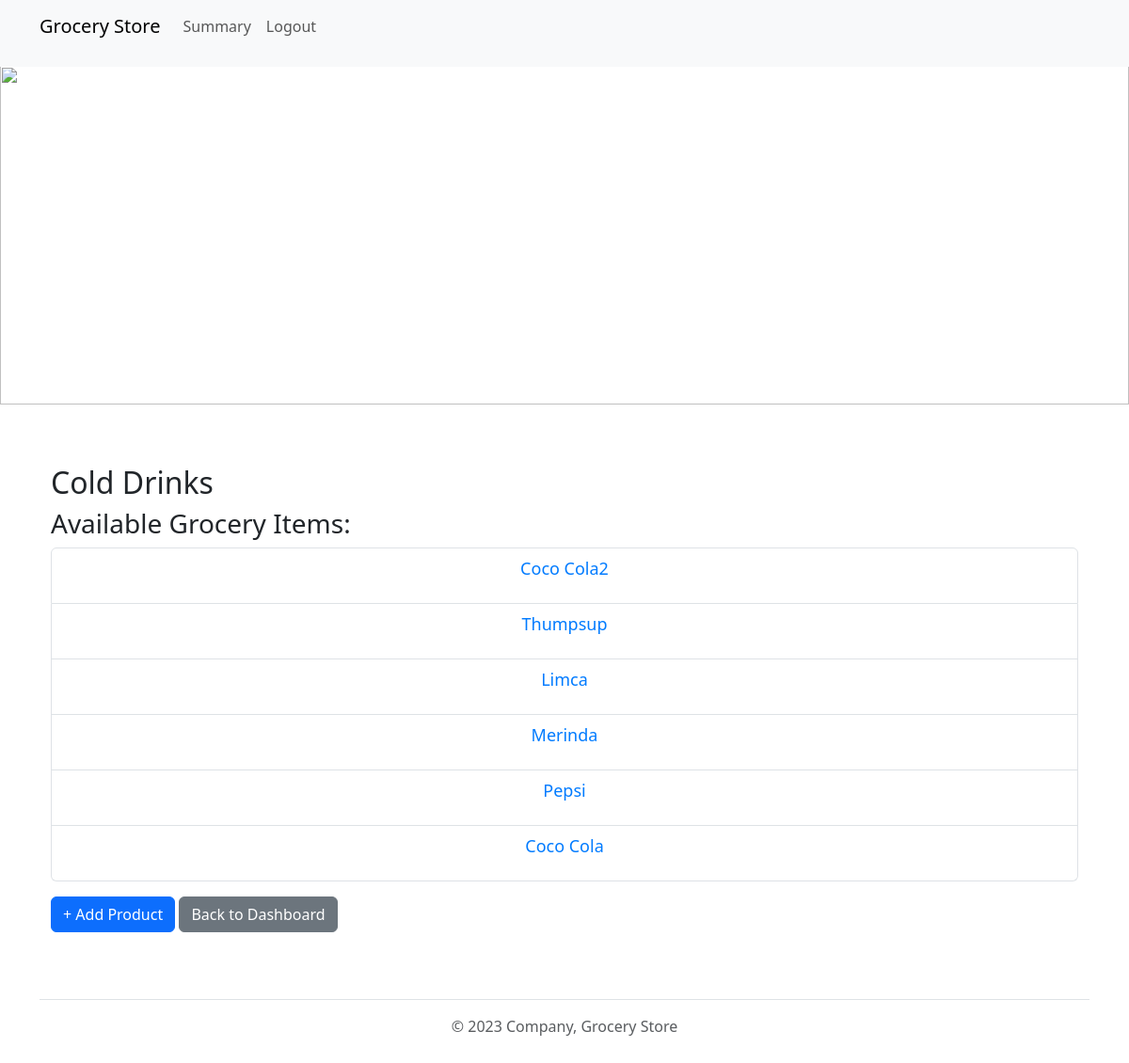
The page /manage_products/1 (signed in) on the database as committed earlier.
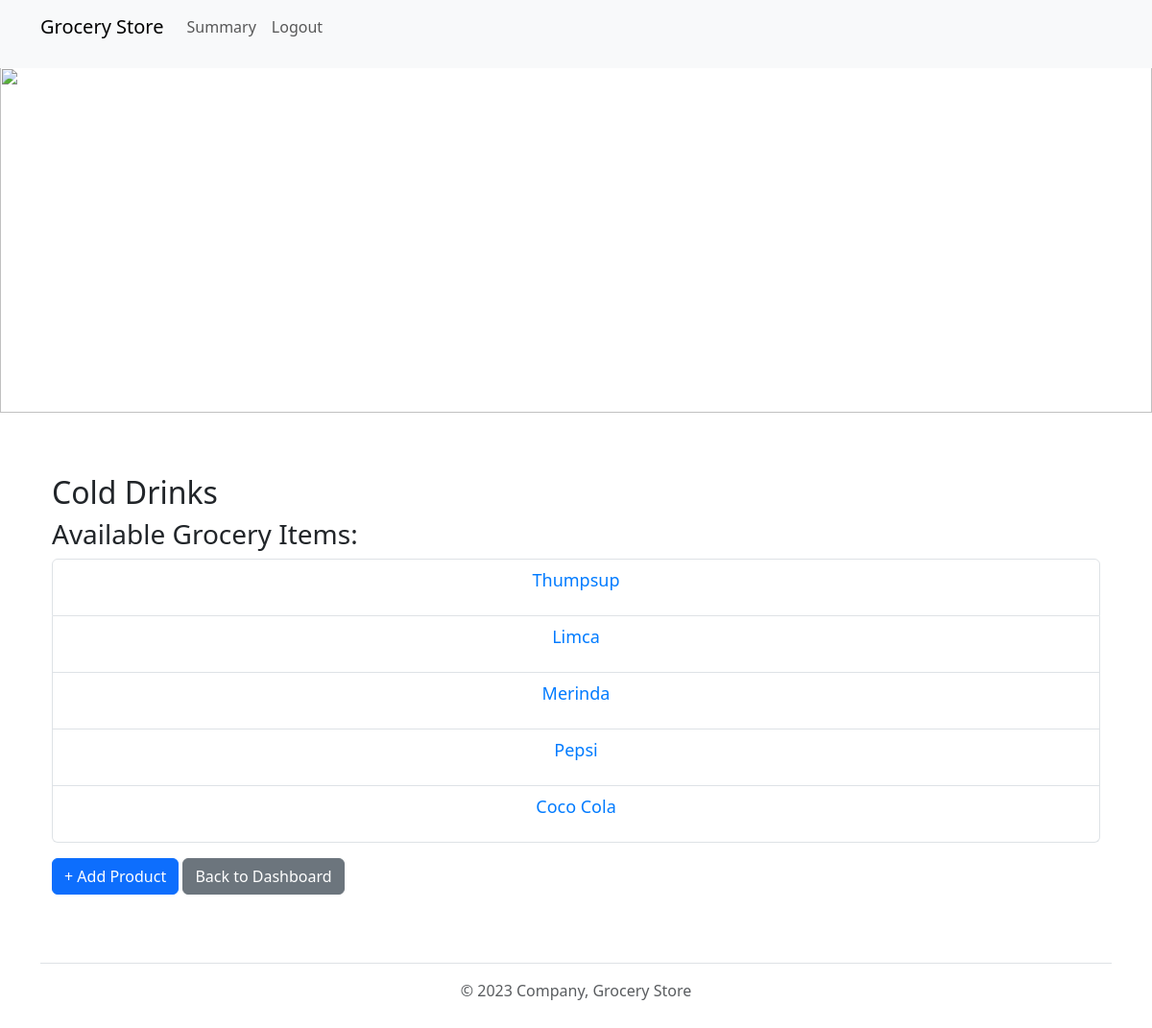
The same page on the database as committed later.
### application/models.py (models this page shows)
class Products(db.Model):
    __tablename__ = "products"
    product_id = db.Column(db.Integer, primary_key=True, autoincrement=True)
    product_name = db.Column(db.String(200), nullable=False)
    manufacture_date = db.Column(db.Date)
    expiry_date = db.Column(db.Date)
    rate_per_unit = db.Column(db.Float, nullable=False)
    unit = db.Column(db.String(200), nullable=False, default='Rs')
    section_id = db.Column(db.Integer, db.ForeignKey('sections.section_id', onupdate='CASCADE'))
    section = db.relationship('Sections', backref=db.backref('products', lazy=True))
    quantity_available = db.Column(db.Integer, db.CheckConstraint('quantity_available >= 0', name='check_min_quantity') , nullable=False)

### application/controllers.py (the view)
@app.route("/manage_products/<int:section_id>")
@login_required
def manage_products(section_id):
    products = Products.query.filter_by(section_id=section_id).all()
    products.reverse()
    section = Sections.query.filter_by(section_id=section_id).one()
    return render_template('manage_products.html', products=products, section=section)

### application/controllers.py (called while the page is built)
@login_manager.user_loader
def load_user(user_id):
    return Users.query.get(int(user_id))

### templates/manage_products.html (shortened to what this page needs)
<!DOCTYPE html>
<html>
<head>
    <link href="https://cdn.jsdelivr.net/npm/bootstrap@5.3.0/dist/css/bootstrap.min.css" rel="stylesheet">
    <link rel="stylesheet" type="text/css" href="{{ url_for('static', filename='styles.css') }}">
</head>
<body>
    {% include 'admin_header.html' %}
    {% include 'banner.html' %}
    <div class="container mt-5">
        <div class="container mt-5">
            <h2>{{ section.section_name }}</h2>
            <h3>Available Grocery Items:</h3>
            <ul class="list-group">
                {% for item in products %}
                <li class="list-group-item">
                    <a href="{{ url_for('manage_product_details', product_id=item.product_id) }}">{{ item.product_name }}</a>
                </li>
                {% endfor %}
            </ul>
            <a href="{{ url_for('add_product', section_id=section.section_id) }}" class="btn btn-primary mt-3">+ Add Product</a>
            <a href="{{ url_for('admin_dashboard') }}" class="btn btn-secondary mt-3">Back to Dashboard</a>
        </div>
    </div>
    {% include 'footer.html' %}
</body>
</html>

Rows that differ between the two databases and show on the page:
removed Products: product_name "Coco Cola2"
